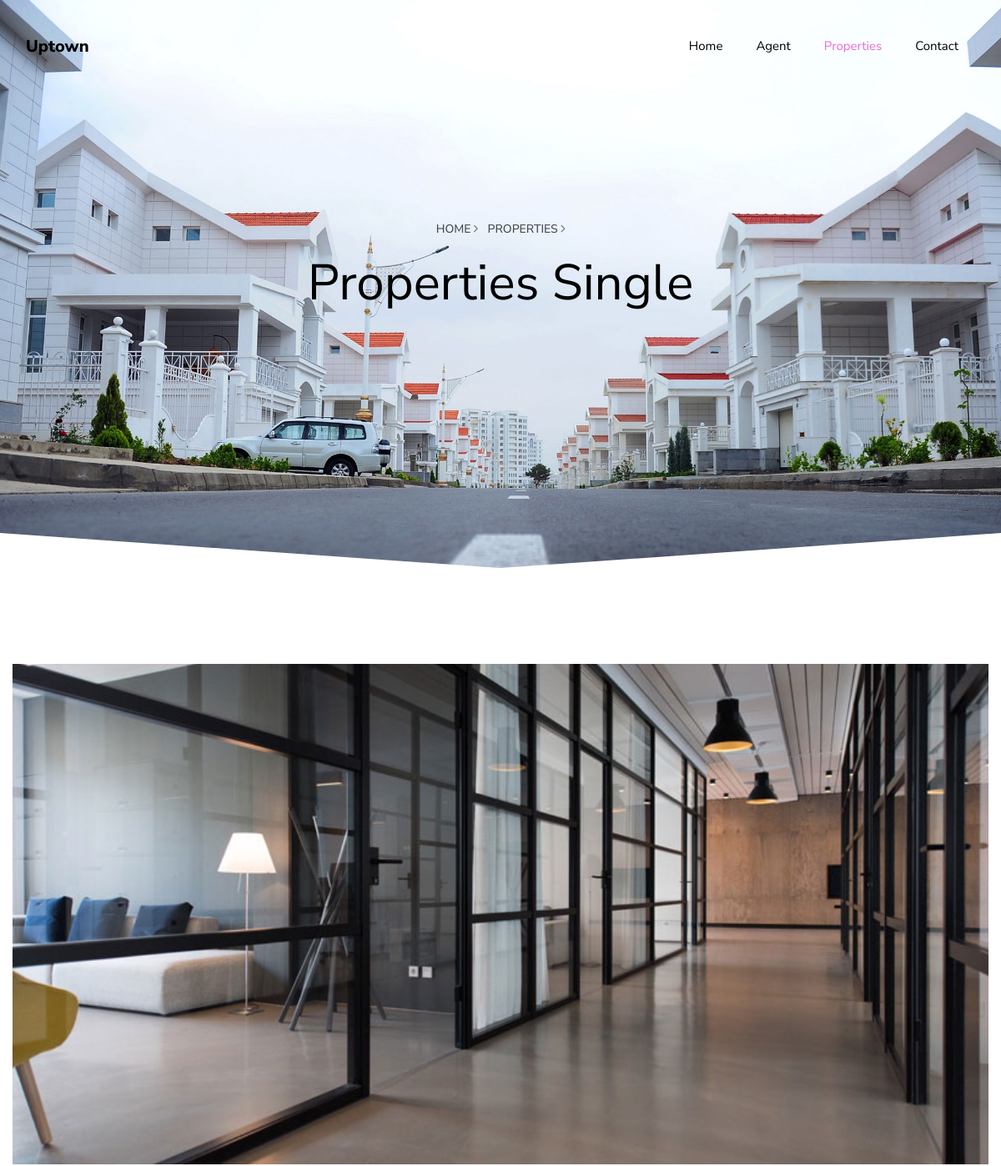
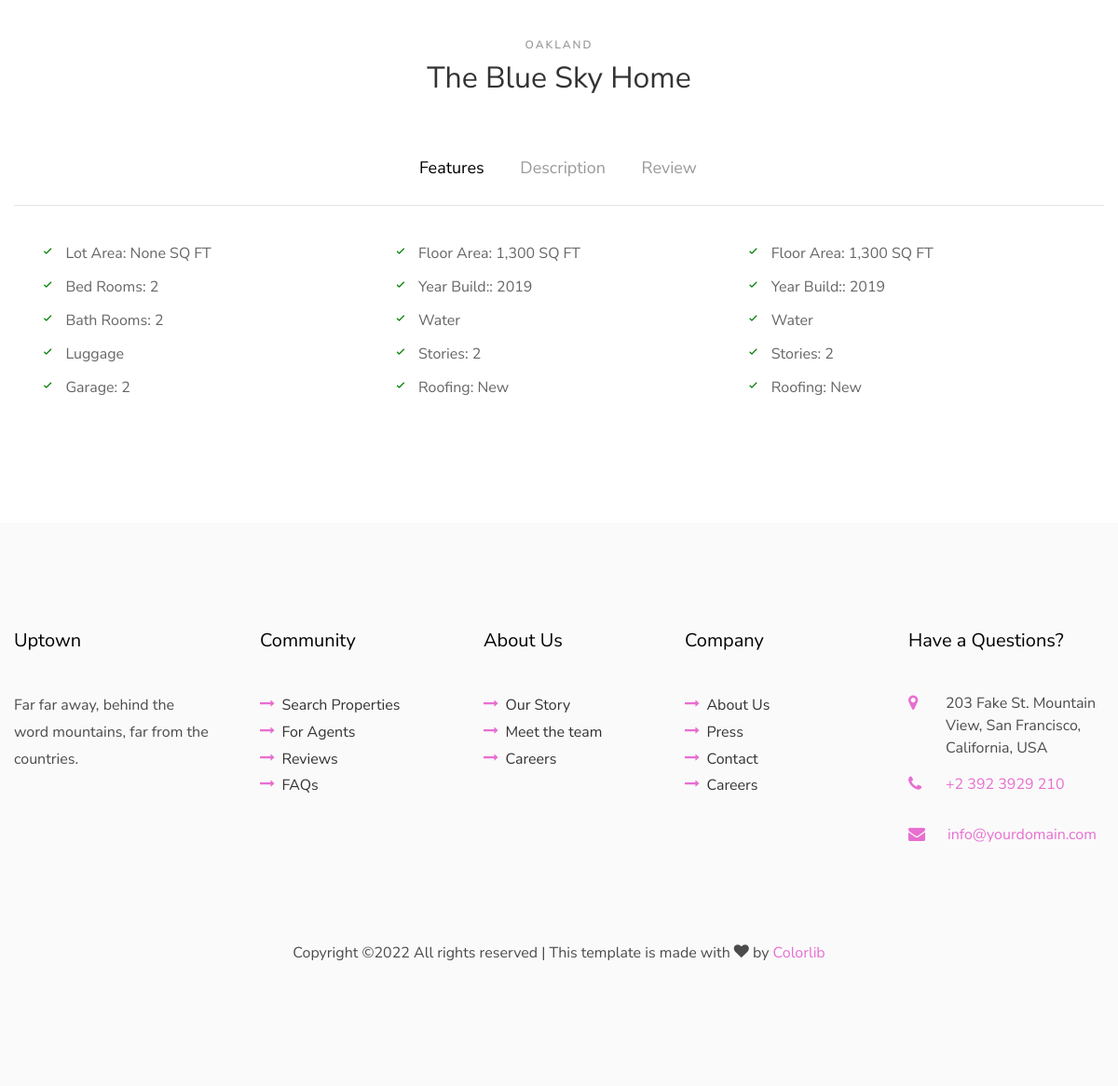
Screenshot of /properties/1/ with the database file from the repository (2 pictures, top to bottom).
### pages/models.py (models this page shows, shortened)
class OfferWorks(models.Model):
    name = models.CharField(max_length=50, verbose_name="Nomi:")
    location = models.CharField(max_length=128, verbose_name="Manzili:")
    old_prize = models.IntegerField(verbose_name='Eski narxi:')
    new_prize = models.IntegerField(verbose_name='Yangi narxi:')
    bath_room = models.IntegerField(verbose_name='Yuvinish xonalar soni:')
    room = models.IntegerField(verbose_name='Mehmonxonalar soni: ')
    area = models.FloatField(verbose_name='Umumiy maydon: ', null=True)
    image = models.ImageField(verbose_name='Rasm yuklang:')
    date = models.DateTimeField(auto_now_add=True)
    class Meta:
        verbose_name = 'Topshirilgan ish'
        verbose_name_plural = "Topshirilgan ishlar"

### pages/views.py (the view)
# urls.py: path('properties/<int:pk>/', views.PropertiesSinglePagesView, name='propertie_single'),
def PropertiesSinglePagesView(request, pk):
    choose_work = models.OfferWorks.objects.get(pk=pk)
    context = {'choose_work': choose_work}
    return render(request, 'properties-single.html', context)

### templates/properties-single.html (shortened to what this page needs)
<!DOCTYPE html>
<html lang="en">
	{% load static %}
  <head>
    <link rel="stylesheet" href="{% static 'css/open-iconic-bootstrap.min.css' %}">
    <link rel="stylesheet" href="{% static 'css/animate.css' %}">
    <link rel="stylesheet" href="{% static 'css/owl.carousel.min.css' %}">
    <link rel="stylesheet" href="{% static 'css/owl.theme.default.min.css' %}">
    <link rel="stylesheet" href="{% static 'css/magnific-popup.css">
    <link rel="stylesheet" href="{% static 'css/aos.css' %}">
    <link rel="stylesheet" href="{% static 'css/ionicons.min.css' %}">
    <link rel="stylesheet" href="{% static 'css/bootstrap-datepicker.css' %}">
    <link rel="stylesheet" href="{% static 'css/jquery.timepicker.css' %}">
    <link rel="stylesheet" href="{% static 'css/flaticon.css' %}">
    <link rel="stylesheet" href="{% static 'css/icomoon.css' %}">
    <link rel="stylesheet" href="{% static 'css/style.css' %}">
  </head>
  <body>
	  <nav class="navbar navbar-expand-lg navbar-dark ftco_navbar bg-dark ftco-navbar-light" id="ftco-navbar">
	    <div class="container">
	      <a class="navbar-brand" href="{% url 'home' %}">Uptown</a>
	      <div class="collapse navbar-collapse" id="ftco-nav">
	         <ul class="navbar-nav ml-auto">
					<li class="nav-item "><a href="{% url 'home' %}" class="nav-link">Home</a></li>
					<li class="nav-item"><a href="{% url 'agent' %}" class="nav-link">Agent</a></li>
					<li class="nav-item active"><a href="{% url 'properties' %}" class="nav-link">Properties</a></li>
					<li class="nav-item"><a href="{% url 'contact' %}" class="nav-link">Contact</a></li>
				 </ul>
	      </div>
	    </div>
	  </nav>
    <section class="hero-wrap hero-wrap-2 ftco-degree-bg js-fullheight" style="background-image: url('{% static "images/bg_1.jpg" %}' );" data-stellar-background-ratio="0.5">
      <div class="overlay"></div>
      <div class="container">
        <div class="row no-gutters slider-text js-fullheight align-items-center justify-content-center">
          <div class="col-md-9 ftco-animate pb-5 text-center">
          	<p class="breadcrumbs"><span class="mr-2"><a href="{% url 'home' %}">Home <i class="ion-ios-arrow-forward"></i></a></span> <span>Properties <i class="ion-ios-arrow-forward"></i></span></p>
            <h1 class="mb-3 bread">Properties Single</h1>
          </div>
        </div>
      </div>
    </section>
		<section class="ftco-section ftco-property-details">
      <div class="container">
      	<div class="row justify-content-center">
      		<div class="col-md-12">
      			<div class="property-details">
      				<div class="img" style="background-image: url('{{ choose_work.image.url }}' );"></div>
      				<div class="text text-center">
      					<span class="subheading">{{ choose_work.location }}</span>
      					<h2>{{ choose_work.name }}</h2>
      				</div>
      			</div>
      		</div>
      	</div>
      	<div class="row">
      		<div class="col-md-12 pills">
						<div class="bd-example bd-example-tabs">
							<div class="d-flex justify-content-center">
							  <ul class="nav nav-pills mb-3" id="pills-tab" role="tablist">
							    <li class="nav-item">
							      <a class="nav-link active" id="pills-description-tab" data-toggle="pill" href="#pills-description" role="tab" aria-controls="pills-description" aria-expanded="true">Features</a>
							    </li>
							    <li class="nav-item">
							      <a class="nav-link" id="pills-manufacturer-tab" data-toggle="pill" href="#pills-manufacturer" role="tab" aria-controls="pills-manufacturer" aria-expanded="true">Description</a>
							    </li>
							    <li class="nav-item">
							      <a class="nav-link" id="pills-review-tab" data-toggle="pill" href="#pills-review" role="tab" aria-controls="pills-review" aria-expanded="true">Review</a>
							    </li>
							  </ul>
							</div>
						  <div class="tab-content" id="pills-tabContent">
						    <div class="tab-pane fade show active" id="pills-description" role="tabpanel" aria-labelledby="pills-description-tab">
						    	<div class="row">
						    		<div class="col-md-4">
						    			<ul class="features">
						    				<li class="check"><span class="ion-ios-checkmark"></span>Lot Area: {{ choose_work.area }} SQ FT</li>
						    				<li class="check"><span class="ion-ios-checkmark"></span>Bed Rooms: {{ choose_work.bath_room }}</li>
						    				<li class="check"><span class="ion-ios-checkmark"></span>Bath Rooms: {{ choose_work.room }}</li>
						    				<li class="check"><span class="ion-ios-checkmark"></span>Luggage</li>
						    				<li class="check"><span class="ion-ios-checkmark"></span>Garage: 2</li>
						    			</ul>
						    		</div>
						    		<div class="col-md-4">
						    			<ul class="features">
						    				<li class="check"><span class="ion-ios-checkmark"></span>Floor Area: 1,300 SQ FT</li>
						    				<li class="check"><span class="ion-ios-checkmark"></span>Year Build:: 2019</li>
						    				<li class="check"><span class="ion-ios-checkmark"></span>Water</li>
						    				<li class="check"><span class="ion-ios-checkmark"></span>Stories: 2</li>
						    				<li class="check"><span class="ion-ios-checkmark"></span>Roofing: New</li>
						    			</ul>
						    		</div>
						    		<div class="col-md-4">
						    			<ul class="features">
						    				<li class="check"><span class="ion-ios-checkmark"></span>Floor Area: 1,300 SQ FT</li>
						    				<li class="check"><span class="ion-ios-checkmark"></span>Year Build:: 2019</li>
						    				<li class="check"><span class="ion-ios-checkmark"></span>Water</li>
						    				<li class="check"><span class="ion-ios-checkmark"></span>Stories: 2</li>
						    				<li class="check"><span class="ion-ios-checkmark"></span>Roofing: New</li>
						    			</ul>
						    		</div>
						    	</div>
						    </div>
						  </div>
						</div>
		      </div>
				</div>
      </div>
    </section>
    <footer class="ftco-footer ftco-section">
      <div class="container">
        <div class="row mb-5">
          <div class="col-md">
            <div class="ftco-footer-widget mb-4">
              <h2 class="ftco-heading-2">Uptown</h2>
              <p>Far far away, behind the word mountains, far from the countries.</p>
              <ul class="ftco-footer-social list-unstyled mt-5">
              </ul>
            </div>
          </div>
          <div class="col-md">
            <div class="ftco-footer-widget mb-4 ml-md-4">
              <h2 class="ftco-heading-2">Community</h2>
              <ul class="list-unstyled">
                <li><a href="#"><span class="icon-long-arrow-right mr-2"></span>Search Properties</a></li>
                <li><a href="#"><span class="icon-long-arrow-right mr-2"></span>For Agents</a></li>
                <li><a href="#"><span class="icon-long-arrow-right mr-2"></span>Reviews</a></li>
                <li><a href="#"><span class="icon-long-arrow-right mr-2"></span>FAQs</a></li>
              </ul>
            </div>
          </div>
          <div class="col-md">
            <div class="ftco-footer-widget mb-4 ml-md-4">
              <h2 class="ftco-heading-2">About Us</h2>
              <ul class="list-unstyled">
                <li><a href="#"><span class="icon-long-arrow-right mr-2"></span>Our Story</a></li>
                <li><a href="#"><span class="icon-long-arrow-right mr-2"></span>Meet the team</a></li>
                <li><a href="#"><span class="icon-long-arrow-right mr-2"></span>Careers</a></li>
              </ul>
            </div>
          </div>
          <div class="col-md">
             <div class="ftco-footer-widget mb-4">
              <h2 class="ftco-heading-2">Company</h2>
              <ul class="list-unstyled">
                <li><a href="#"><span class="icon-long-arrow-right mr-2"></span>About Us</a></li>
                <li><a href="#"><span class="icon-long-arrow-right mr-2"></span>Press</a></li>
                <li><a href="#"><span class="icon-long-arrow-right mr-2"></span>Contact</a></li>
                <li><a href="#"><span class="icon-long-arrow-right mr-2"></span>Careers</a></li>
              </ul>
            </div>
          </div>
          <div class="col-md">
            <div class="ftco-footer-widget mb-4">
            	<h2 class="ftco-heading-2">Have a Questions?</h2>
            	<div class="block-23 mb-3">
	              <ul>
	                <li><span class="icon icon-map-marker"></span><span class="text">203 Fake St. Mountain View, San Francisco, California, USA</span></li>
	                <li><a href="#"><span class="icon icon-phone"></span><span class="text">+2 392 3929 210</span></a></li>
	                <li><a href="#"><span class="icon icon-envelope pr-4"></span><span class="text">info@yourdomain.com</span></a></li>
	              </ul>
	            </div>
            </div>
          </div>
        </div>
        <div class="row">
          <div class="col-md-12 text-center">
            <p>
  Copyright &copy;<script>document.write(new Date().getFullYear());</script> All rights reserved | This template is made with <i class="icon-heart color-danger" aria-hidden="true"></i> by <a href="https://colorlib.com" target="_blank">Colorlib</a>
  </p>
          </div>
        </div>
      </div>
    </footer>
  </body>
</html>

### static/css/icomoon.css (style rules this page uses)
[class^="icon-"], [class*=" icon-"] { font-family: 'icomoon' !important; speak: none; font-style: normal; font-weight: normal; font-variant: normal; text-transform: none; line-height: 1; -webkit-font-smoothing: antialiased; -moz-osx-font-smoothing: grayscale; }
.icon-heart:before { content: "\f004"; }
.icon-map-marker:before { content: "\f041"; }
.icon-phone:before { content: "\f095"; }
.icon-envelope:before { content: "\f0e0"; }
.icon-long-arrow-right:before { content: "\f178"; }

### rows the page displays
OfferWorks: image (picture), location "OAKLAND", name "The Blue Sky Home", area "None", bath_room "2", room "2"
